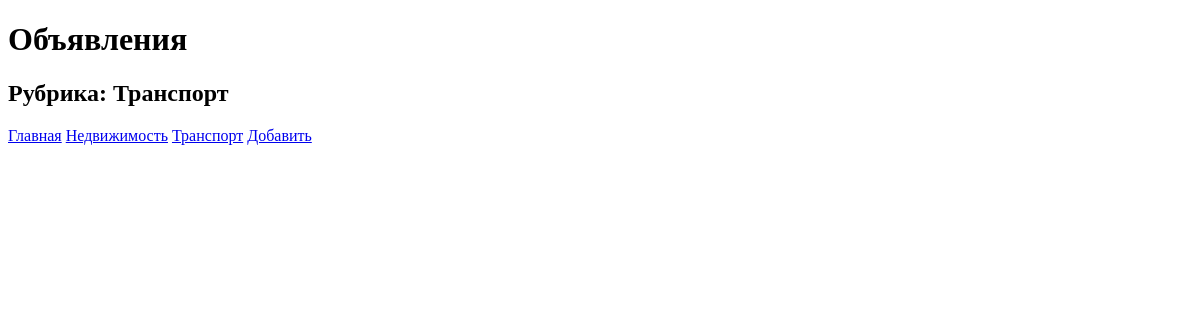
The page /bboard/2/ on the database as committed earlier.
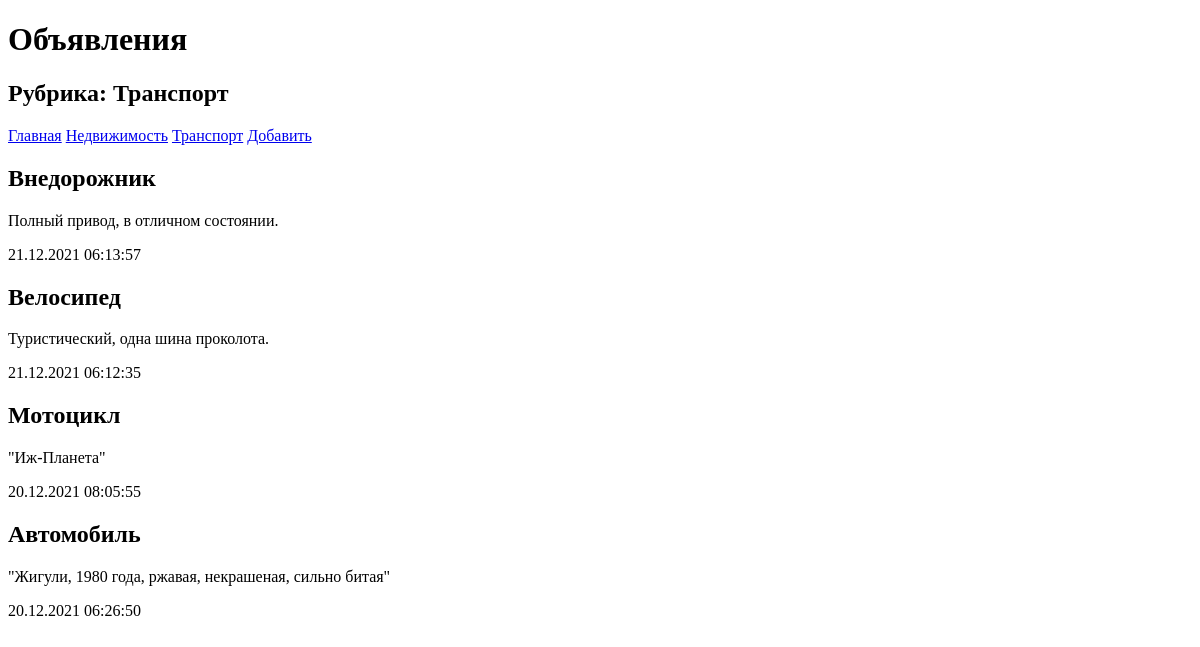
The same page on the database as committed later.
### bboard/models.py (models this page shows, shortened)
class Rubric(models.Model):
    name = models.CharField(max_length=20, db_index=True, verbose_name='Название')
    class Meta:
        verbose_name_plural = 'Рубрики'
        verbose_name = 'Рубрика'
        ordering = ['name']

class Bb(models.Model):
    title = models.CharField(max_length=50,verbose_name='Товар')
    content = models.TextField(null=True, blank=True, verbose_name='Описание')
    price = models.FloatField(null=True, blank=True, verbose_name='Цена')
    published = models.DateTimeField(auto_now_add=True, db_index=True,verbose_name='Опубликовано')
    rubric = models.ForeignKey('Rubric', null=True, on_delete=models.PROTECT, verbose_name='Рубрика')
    class Meta:
        verbose_name_plural = 'Объявления'
        verbose_name = 'Объявление'
        ordering = ['-published']

### bboard/views.py (the view)
# urls.py: path('bboard/<int:rubric_id>/', by_rubric, name='by_rubric'),
def by_rubric(request, rubric_id):
    bbs = Bb.objects.filter(rubric=rubric_id)
    rubrics = Rubric.objects.all()
    current_rubric = Rubric.objects.get(pk=rubric_id)
    context = {'bbs': bbs, 'rubrics': rubrics,
               'current_rubric': current_rubric}
    return render(request, 'bboard/by_rubric.html', context)

### bboard/templates/bboard/by_rubric.html (shortened to what this page needs)
<!DOCTYPE html>
<html lang="en">
<head>
</head>
<body>
    <h1>Объявления</h1>
    <h2>Рубрика: {{ current_rubric.name }}</h2>
    <div>
        <a href="{% url 'index' %}">Главная</a>
        {% for rubric in rubrics %}
        <a href="{% url 'by_rubric' rubric.pk %}">{{ rubric.name }}</a>
        {% endfor %}
        <a href="{% url 'add' %}">Добавить</a>
    </div>
    {% for bb in bbs %}
    <div>
        <h2>{{ bb.title }}</h2>
        <p>{{ bb.content }}</p>
        <p>{{ bb.published|date:"d.m.Y H:i:s" }}</p>
    </div>
    {% endfor %}
</body>
</html>

Rows that differ between the two databases and show on the page:
added Bb: title "Внедорожник", content "Полный привод, в отличном состоянии.", published "21.12.2021 06:13:57"
added Bb: title "Велосипед", content "Туристический, одна шина проколота.", published "21.12.2021 06:12:35"
now on this page (row edited): Bb: title "Мотоцикл", content "\"Иж-Планета\"", published "20.12.2021 08:05:55"
now on this page (row edited): Bb: title "Автомобиль", content "\"Жигули, 1980 года, ржавая, некрашеная, сильно битая\"", published "20.12.2021 06:26:50"
